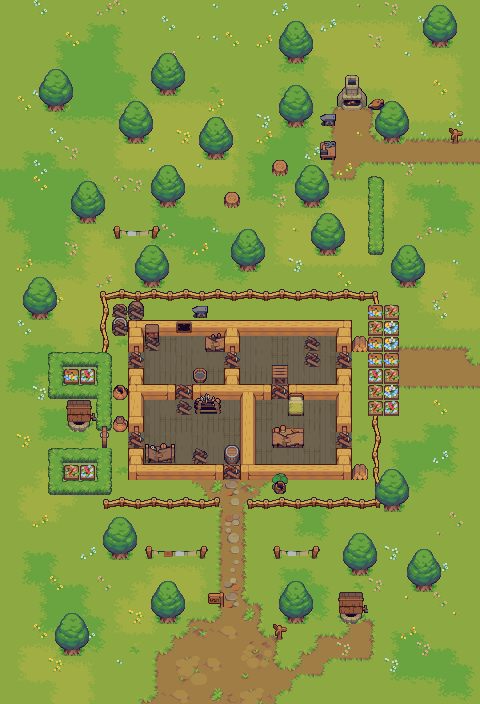

Tiled map render using the project's own tile images. Description and the map definition, with tile-layer contents summarised, below:
An orthogonal 30x44 tile map with 16x16 px tiles, 6 tile layers (ground, walls, bed, good_items, ...), 1 hidden layer not drawn.

<map version="1.2" tiledversion="1.3.2" orientation="orthogonal" renderorder="right-down" compressionlevel="2" width="30" height="44" tilewidth="16" tileheight="16" infinite="0" nextlayerid="8" nextobjectid="1">
 <editorsettings>
  <chunksize width="32" height="32" />
  <export target="assets/maps/level2.json" format="json" />
 </editorsettings>
 <properties>
  <property name="endPosX" type="int" value="14" />
  <property name="endPosY" type="int" value="31" />
  <property name="score" type="int" value="500" />
  <property name="startPosX" type="int" value="18" />
  <property name="startPosY" type="int" value="26" />
 </properties>
 <tileset firstgid="1" name="base" tilewidth="16" tileheight="16" spacing="2" margin="1" tilecount="1024" columns="32">
  <image source="assets/images/Village_Tileset.png" width="576" height="576" />
  <terraintypes>
   <terrain name="grass1" tile="0" />
   <terrain name="grass2" tile="0" />
   <terrain name="grass3" tile="0" />
   <terrain name="rocks" tile="0" />
   <terrain name="step1" tile="0" />
   <terrain name="step2" tile="0" />
   <terrain name="step3" tile="0" />
   <terrain name="grass0" tile="0" />
  </terraintypes>
  <tile id="0" terrain="7,7,7,0" />
  <tile id="1" terrain="7,7,0,0" />
  <tile id="2" terrain="7,7,0,7" />
  <tile id="3" terrain="7,0,0,0" />
  <tile id="4" terrain="0,7,0,0" />
  <tile id="5" terrain="7,7,7,2" />
  <tile id="6" terrain="7,7,2,2" />
  <tile id="7" terrain="7,7,2,7" />
  <tile id="8" terrain="7,2,2,2" />
  <tile id="9" terrain="2,7,2,2" />
  <tile id="10" terrain="7,7,7,1" />
  <tile id="11" terrain="7,7,1,1" />
  <tile id="12" terrain="7,7,1,7" />
  <tile id="13" terrain="7,1,1,1" />
  <tile id="14" terrain="1,7,1,1" />
  <tile id="15" terrain=",,,3" />
  <tile id="16" terrain=",,3,3" />
  <tile id="17" terrain=",,3," />
  <tile id="18" terrain=",3,3,3" />
  <tile id="19" terrain="3,,3,3" />
  <tile id="32" terrain="7,0,7,0" />
  <tile id="33" terrain="0,0,0,0" />
  <tile id="34" terrain="0,7,0,7" />
  <tile id="35" terrain="0,0,7,0" />
  <tile id="36" terrain="0,0,0,7" />
  <tile id="37" terrain="7,2,7,2" />
  <tile id="38" terrain="2,2,2,2" />
  <tile id="39" terrain="2,7,2,7" />
  <tile id="40" terrain="2,2,7,2" />
  <tile id="41" terrain="2,2,2,7" />
  <tile id="42" terrain="7,1,7,1" />
  <tile id="43" terrain="1,1,1,1" />
  <tile id="44" terrain="1,7,1,7" />
  <tile id="45" terrain="1,1,7,1" />
  <tile id="46" terrain="1,1,1,7" />
  <tile id="47" terrain=",3,,3" />
  <tile id="48" terrain="3,3,3,3" />
  <tile id="49" terrain="3,,3," />
  <tile id="50" terrain="3,3,,3" />
  <tile id="51" terrain="3,3,3," />
  <tile id="64" terrain="7,0,7,7" />
  <tile id="65" terrain="0,0,7,7" />
  <tile id="66" terrain="0,7,7,7" />
  <tile id="67" terrain="7,0,0,7" />
  <tile id="68" terrain="0,7,7,0" />
  <tile id="69" terrain="7,2,7,7" />
  <tile id="70" terrain="2,2,7,7" />
  <tile id="71" terrain="2,7,7,7" />
  <tile id="72" terrain="7,2,2,7" />
  <tile id="73" terrain="2,7,7,2" />
  <tile id="74" terrain="7,1,7,7" />
  <tile id="75" terrain="1,1,7,7" />
  <tile id="76" terrain="1,7,7,7" />
  <tile id="77" terrain="7,1,1,7" />
  <tile id="78" terrain="1,7,7,1" />
  <tile id="79" terrain=",3,," />
  <tile id="80" terrain="3,3,," />
  <tile id="81" terrain="3,,," />
  <tile id="82" terrain=",3,3," />
  <tile id="83" terrain="3,,,3" />
  <tile id="96" terrain="7,7,7,7" />
  <tile id="97" terrain="7,7,7,7" probability="0.075" />
  <tile id="98" terrain="7,7,7,7" probability="0.075" />
  <tile id="102" terrain="1,1,1,1" />
  <tile id="103" terrain="1,1,1,1" />
  <tile id="104" terrain="1,1,1,1" />
  <tile id="105" terrain="1,1,1,1" />
  <tile id="106" terrain="1,1,1,1" probability="0" />
  <tile id="107" terrain="1,1,1,1" probability="0" />
  <tile id="108" terrain="1,1,1,1" probability="0" />
  <tile id="109" terrain="1,1,1,1" probability="0" />
  <tile id="110" terrain="1,1,1,1" probability="0" />
  <tile id="111" terrain="1,1,1,1" probability="0" />
  <tile id="112" terrain="1,1,1,1" probability="0" />
  <tile id="113" terrain="1,1,1,1" probability="0" />
  <tile id="134" terrain="1,1,1,1" />
  <tile id="135" terrain="1,1,1,1" />
  <tile id="136" terrain="1,1,1,1" probability="0.5" />
  <tile id="137" terrain="1,1,1,1" probability="0" />
  <tile id="138" terrain="1,1,1,1" probability="0" />
  <tile id="139" terrain="1,1,1,1" probability="0" />
  <tile id="140" terrain="1,1,1,1" probability="0" />
  <tile id="141" terrain="1,1,1,1" probability="0" />
  <tile id="142" terrain="1,1,1,1" probability="0" />
  <tile id="143" terrain="1,1,1,1" probability="0" />
  <tile id="144" terrain="1,1,1,1" probability="0" />
  <tile id="145" terrain="1,1,1,1" probability="0" />
  <tile id="372" terrain=",,,4" />
  <tile id="373" terrain=",,4,4" />
  <tile id="374" terrain=",,4," />
  <tile id="375" terrain=",4,4,4" />
  <tile id="376" terrain="4,,4,4" />
  <tile id="404" terrain=",4,,4" />
  <tile id="405" terrain="4,4,4,4" />
  <tile id="406" terrain="4,,4," />
  <tile id="407" terrain="4,4,,4" />
  <tile id="408" terrain="4,4,4," />
  <tile id="436" terrain=",4,," />
  <tile id="437" terrain="4,4,," />
  <tile id="438" terrain="4,,," />
  <tile id="468" terrain=",,,5" />
  <tile id="469" terrain=",,5,5" />
  <tile id="470" terrain=",,5," />
  <tile id="471" terrain=",5,5,5" />
  <tile id="472" terrain="5,,5,5" />
  <tile id="475" terrain=",,,6" />
  <tile id="476" terrain=",,6,6" />
  <tile id="477" terrain=",,6," />
  <tile id="478" terrain=",6,6,6" />
  <tile id="479" terrain="6,,6,6" />
  <tile id="500" terrain=",5,,5" />
  <tile id="501" terrain="5,5,5,5" />
  <tile id="502" terrain="5,,5," />
  <tile id="503" terrain="5,5,,5" />
  <tile id="504" terrain="5,5,5," />
  <tile id="507" terrain=",6,,6" />
  <tile id="508" terrain="6,6,6,6" />
  <tile id="509" terrain="6,,6," />
  <tile id="510" terrain="6,6,,6" />
  <tile id="511" terrain="6,6,6," />
  <tile id="532" terrain=",5,," />
  <tile id="533" terrain="5,5,," />
  <tile id="534" terrain="5,,," />
  <tile id="539" terrain=",6,," />
  <tile id="540" terrain="6,6,," />
  <tile id="541" terrain="6,,," />
 </tileset>
 <layer id="1" name="ground" width="30" height="44">
  <data>[1320 cells, 1320 non-empty, 71 distinct tile ids]</data>
 </layer>
 <layer id="2" name="walls" width="30" height="44">
  <data>[1320 cells, 321 non-empty, 79 distinct tile ids]</data>
 </layer>
 <layer id="6" name="bed" width="30" height="44">
  <data>[1320 cells, 1 non-empty, 1 distinct tile ids]</data>
 </layer>
 <layer id="4" name="good_items" width="30" height="44">
  <data>[1320 cells, 41 non-empty, 30 distinct tile ids]</data>
 </layer>
 <layer id="5" name="bad_items" width="30" height="44">
  <data>[1320 cells, 27 non-empty, 13 distinct tile ids]</data>
 </layer>
 <layer id="3" name="trees" width="30" height="44">
  <data>[1320 cells, 247 non-empty, 39 distinct tile ids]</data>
 </layer>
 <layer id="7" name="roof" width="30" height="44" visible="0">
  <data>[1320 cells, 176 non-empty, 33 distinct tile ids]</data>
 </layer>
</map>